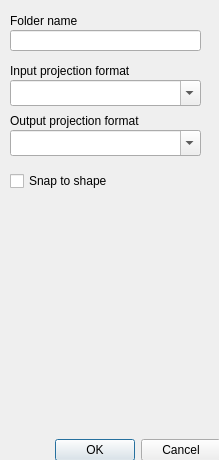
<?xml version="1.0" encoding="UTF-8"?>
<ui version="4.0">
 <class>GTFSDialog</class>
 <widget class="QDialog" name="GTFSDialog">
  <property name="geometry">
   <rect>
    <x>0</x>
    <y>0</y>
    <width>219</width>
    <height>460</height>
   </rect>
  </property>
  <property name="windowTitle">
   <string>Dialog</string>
  </property>
  <widget class="QWidget" name="verticalLayoutWidget">
   <property name="geometry">
    <rect>
     <x>0</x>
     <y>0</y>
     <width>221</width>
     <height>461</height>
    </rect>
   </property>
   <layout class="QVBoxLayout" name="mainLayout">
    <item>
     <layout class="QHBoxLayout" name="horizontalLayout">
      <item>
       <widget class="QWidget" name="widget" native="true">
        <property name="minimumSize">
         <size>
          <width>201</width>
          <height>50</height>
         </size>
        </property>
        <widget class="QLabel" name="label">
         <property name="geometry">
          <rect>
           <x>10</x>
           <y>10</y>
           <width>101</width>
           <height>21</height>
          </rect>
         </property>
         <property name="text">
          <string>Folder name</string>
         </property>
        </widget>
        <widget class="QLineEdit" name="lineEditTrace">
         <property name="geometry">
          <rect>
           <x>10</x>
           <y>30</y>
           <width>191</width>
           <height>21</height>
          </rect>
         </property>
        </widget>
        <widget class="QComboBox" name="comboBoxInputProj">
         <property name="geometry">
          <rect>
           <x>10</x>
           <y>80</y>
           <width>191</width>
           <height>26</height>
          </rect>
         </property>
         <property name="editable">
          <bool>true</bool>
         </property>
        </widget>
        <widget class="QLabel" name="label_9">
         <property name="geometry">
          <rect>
           <x>10</x>
           <y>60</y>
           <width>161</width>
           <height>21</height>
          </rect>
         </property>
         <property name="text">
          <string>Input projection format</string>
         </property>
        </widget>
        <widget class="QComboBox" name="comboBoxOutputProj">
         <property name="geometry">
          <rect>
           <x>10</x>
           <y>130</y>
           <width>191</width>
           <height>26</height>
          </rect>
         </property>
         <property name="editable">
          <bool>true</bool>
         </property>
        </widget>
        <widget class="QLabel" name="label_10">
         <property name="geometry">
          <rect>
           <x>10</x>
           <y>110</y>
           <width>161</width>
           <height>21</height>
          </rect>
         </property>
         <property name="text">
          <string>Output projection format</string>
         </property>
        </widget>
        <widget class="QCheckBox" name="snapToShapeCheckBox">
         <property name="geometry">
          <rect>
           <x>10</x>
           <y>170</y>
           <width>121</width>
           <height>22</height>
          </rect>
         </property>
         <property name="text">
          <string>Snap to shape</string>
         </property>
        </widget>
       </widget>
      </item>
     </layout>
    </item>
    <item>
     <widget class="QDialogButtonBox" name="buttonBox">
      <property name="orientation">
       <enum>Qt::Horizontal</enum>
      </property>
      <property name="standardButtons">
       <set>QDialogButtonBox::Cancel|QDialogButtonBox::Ok</set>
      </property>
     </widget>
    </item>
   </layout>
  </widget>
 </widget>
 <resources/>
 <connections/>
</ui>
